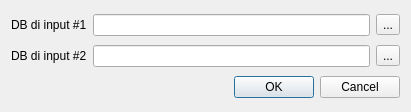
<?xml version="1.0" encoding="UTF-8"?>
<ui version="4.0">
 <class>Dialog</class>
 <widget class="QDialog" name="Dialog">
  <property name="geometry">
   <rect>
    <x>0</x>
    <y>0</y>
    <width>411</width>
    <height>112</height>
   </rect>
  </property>
  <property name="windowTitle">
   <string>Unisci 2 database</string>
  </property>
  <layout class="QGridLayout" name="gridLayout">
   <item row="0" column="1">
    <widget class="QLineEdit" name="indb1Edit"/>
   </item>
   <item row="1" column="0">
    <widget class="QLabel" name="label_11">
     <property name="text">
      <string>DB di input #2</string>
     </property>
    </widget>
   </item>
   <item row="0" column="0">
    <widget class="QLabel" name="label_10">
     <property name="text">
      <string>DB di input #1</string>
     </property>
    </widget>
   </item>
   <item row="2" column="0" colspan="3">
    <widget class="QDialogButtonBox" name="buttonBox">
     <property name="orientation">
      <enum>Qt::Horizontal</enum>
     </property>
     <property name="standardButtons">
      <set>QDialogButtonBox::Cancel|QDialogButtonBox::Ok</set>
     </property>
    </widget>
   </item>
   <item row="1" column="1">
    <widget class="QLineEdit" name="indb2Edit"/>
   </item>
   <item row="1" column="2">
    <widget class="QToolButton" name="inBrowse2Btn">
     <property name="text">
      <string>...</string>
     </property>
    </widget>
   </item>
   <item row="0" column="2">
    <widget class="QToolButton" name="inBrowse1Btn">
     <property name="text">
      <string>...</string>
     </property>
    </widget>
   </item>
  </layout>
 </widget>
 <resources/>
 <connections>
  <connection>
   <sender>buttonBox</sender>
   <signal>accepted()</signal>
   <receiver>Dialog</receiver>
   <slot>accept()</slot>
   <hints>
    <hint type="sourcelabel">
     <x>248</x>
     <y>254</y>
    </hint>
    <hint type="destinationlabel">
     <x>157</x>
     <y>274</y>
    </hint>
   </hints>
  </connection>
  <connection>
   <sender>buttonBox</sender>
   <signal>rejected()</signal>
   <receiver>Dialog</receiver>
   <slot>reject()</slot>
   <hints>
    <hint type="sourcelabel">
     <x>316</x>
     <y>260</y>
    </hint>
    <hint type="destinationlabel">
     <x>286</x>
     <y>274</y>
    </hint>
   </hints>
  </connection>
 </connections>
</ui>
